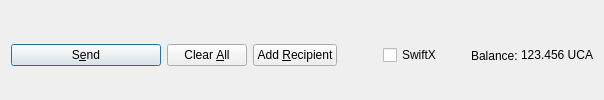
         <widget class="QFrame" name="frame_Send">
          <layout class="QHBoxLayout" name="horizontalLayout">
           <property name="bottomMargin">
            <number>0</number>
           </property>
           <item>
            <widget class="QPushButton" name="sendButton">
             <property name="minimumSize">
              <size>
               <width>150</width>
               <height>0</height>
              </size>
             </property>
             <property name="toolTip">
              <string>Confirm the send action</string>
             </property>
             <property name="text">
              <string>S&amp;end</string>
             </property>
             <property name="icon">
              <iconset resource="../ucacoin.qrc">
               <normaloff>:/icons/send</normaloff>:/icons/send</iconset>
             </property>
             <property name="autoDefault">
              <bool>false</bool>
             </property>
             <property name="default">
              <bool>true</bool>
             </property>
            </widget>
           </item>
           <item>
            <widget class="QPushButton" name="clearButton">
             <property name="sizePolicy">
              <sizepolicy hsizetype="Minimum" vsizetype="Fixed">
               <horstretch>0</horstretch>
               <verstretch>0</verstretch>
              </sizepolicy>
             </property>
             <property name="toolTip">
              <string>Clear all fields of the form.</string>
             </property>
             <property name="text">
              <string>Clear &amp;All</string>
             </property>
             <property name="icon">
              <iconset resource="../ucacoin.qrc">
               <normaloff>:/icons/remove</normaloff>:/icons/remove</iconset>
             </property>
             <property name="autoDefault">
              <bool>false</bool>
             </property>
            </widget>
           </item>
           <item>
            <widget class="QPushButton" name="addButton">
             <property name="toolTip">
              <string>Send to multiple recipients at once</string>
             </property>
             <property name="text">
              <string>Add &amp;Recipient</string>
             </property>
             <property name="icon">
              <iconset resource="../ucacoin.qrc">
               <normaloff>:/icons/add</normaloff>:/icons/add</iconset>
             </property>
             <property name="autoDefault">
              <bool>false</bool>
             </property>
            </widget>
           </item>
           <item>
            <spacer name="horizontalSpacer">
             <property name="orientation">
              <enum>Qt::Horizontal</enum>
             </property>
             <property name="sizeHint" stdset="0">
              <size>
               <width>40</width>
               <height>20</height>
              </size>
             </property>
            </spacer>
           </item>
           <item>
            <layout class="QHBoxLayout" name="horizontalLayout_2">
             <property name="spacing">
              <number>3</number>
             </property>
             <item>
              <widget class="QCheckBox" name="checkSwiftX">
               <property name="enabled">
                <bool>true</bool>
               </property>
               <property name="minimumSize">
                <size>
                 <width>85</width>
                 <height>0</height>
                </size>
               </property>
               <property name="text">
                <string>SwiftX</string>
               </property>
              </widget>
             </item>
             <item>
              <widget class="QLabel" name="label">
               <property name="text">
                <string>Balance:</string>
               </property>
              </widget>
             </item>
             <item>
              <widget class="QLabel" name="labelBalance">
               <property name="sizePolicy">
                <sizepolicy hsizetype="Preferred" vsizetype="Fixed">
                 <horstretch>0</horstretch>
                 <verstretch>0</verstretch>
                </sizepolicy>
               </property>
               <property name="cursor">
                <cursorShape>IBeamCursor</cursorShape>
               </property>
               <property name="text">
                <string notr="true">123.456 UCA</string>
               </property>
               <property name="textInteractionFlags">
                <set>Qt::LinksAccessibleByMouse|Qt::TextSelectableByKeyboard|Qt::TextSelectableByMouse</set>
               </property>
              </widget>
             </item>
            </layout>
           </item>
          </layout>
         </widget>
